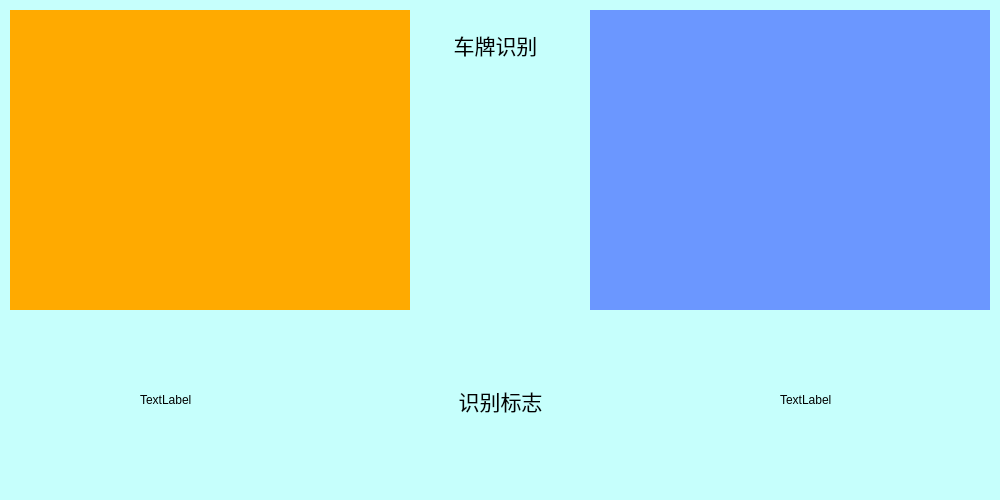
<?xml version="1.0" encoding="UTF-8"?>
<ui version="4.0">
 <class>MyProject</class>
 <widget class="QWidget" name="MyProject">
  <property name="geometry">
   <rect>
    <x>0</x>
    <y>0</y>
    <width>1000</width>
    <height>500</height>
   </rect>
  </property>
  <property name="windowTitle">
   <string>车牌识别系统</string>
  </property>
  <property name="windowIcon">
   <iconset resource="image.qrc">
    <normaloff>:/res/logo.jpg</normaloff>:/res/logo.jpg</iconset>
  </property>
  <property name="styleSheet">
   <string notr="true">background-color: rgb(198, 255, 252);</string>
  </property>
  <widget class="QWidget" name="camera1" native="true">
   <property name="geometry">
    <rect>
     <x>10</x>
     <y>10</y>
     <width>400</width>
     <height>300</height>
    </rect>
   </property>
   <property name="styleSheet">
    <string notr="true">background-color: rgb(255, 170, 0);</string>
   </property>
  </widget>
  <widget class="QWidget" name="camera2" native="true">
   <property name="geometry">
    <rect>
     <x>590</x>
     <y>10</y>
     <width>400</width>
     <height>300</height>
    </rect>
   </property>
   <property name="styleSheet">
    <string notr="true">background-color: rgb(107, 151, 255);</string>
   </property>
  </widget>
  <widget class="QLabel" name="titleLabel">
   <property name="geometry">
    <rect>
     <x>430</x>
     <y>20</y>
     <width>131</width>
     <height>50</height>
    </rect>
   </property>
   <property name="font">
    <font>
     <family>Agency FB</family>
     <pointsize>16</pointsize>
    </font>
   </property>
   <property name="text">
    <string>车牌识别</string>
   </property>
   <property name="alignment">
    <set>Qt::AlignCenter</set>
   </property>
  </widget>
  <widget class="QPushButton" name="pushButton">
   <property name="geometry">
    <rect>
     <x>890</x>
     <y>440</y>
     <width>100</width>
     <height>50</height>
    </rect>
   </property>
   <property name="styleSheet">
    <string notr="true">background-color: transparent;
image: url(:/res/southeast.png);
border-style: none;</string>
   </property>
   <property name="text">
    <string/>
   </property>
  </widget>
  <widget class="QLabel" name="label1">
   <property name="geometry">
    <rect>
     <x>140</x>
     <y>350</y>
     <width>100</width>
     <height>100</height>
    </rect>
   </property>
   <property name="text">
    <string>TextLabel</string>
   </property>
  </widget>
  <widget class="QLabel" name="label2">
   <property name="geometry">
    <rect>
     <x>780</x>
     <y>350</y>
     <width>100</width>
     <height>100</height>
    </rect>
   </property>
   <property name="text">
    <string>TextLabel</string>
   </property>
  </widget>
  <widget class="QLabel" name="flagLabel">
   <property name="geometry">
    <rect>
     <x>270</x>
     <y>340</y>
     <width>461</width>
     <height>121</height>
    </rect>
   </property>
   <property name="font">
    <font>
     <family>Agency FB</family>
     <pointsize>16</pointsize>
    </font>
   </property>
   <property name="text">
    <string>识别标志</string>
   </property>
   <property name="alignment">
    <set>Qt::AlignCenter</set>
   </property>
  </widget>
 </widget>
 <resources>
  <include location="image.qrc"/>
 </resources>
 <connections/>
</ui>
